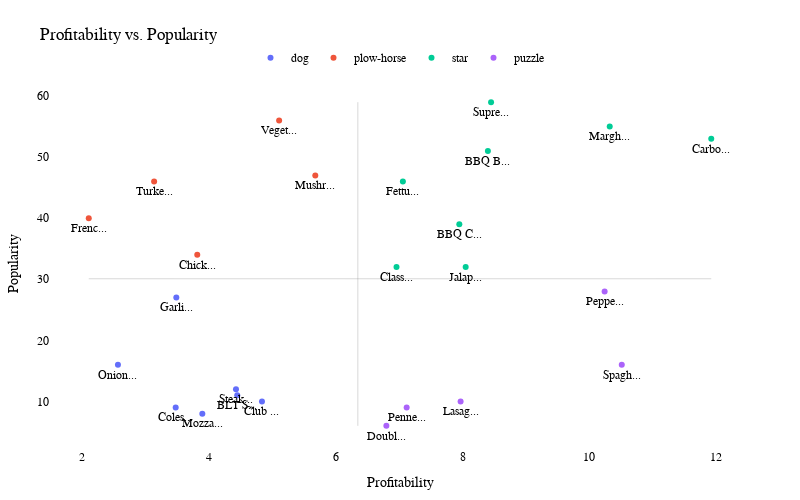

Source (notebook cell):
### Markdown cell above
# Visualization 2

### Code cell
import plotly.express as px

# Define thresholds for profitability and popularity
profitability_threshold = df['contribution_margin'].mean()
popularity_threshold = df['number_sold'].mean()

# Assign labels based on profitability and popularity categories
df['label'] = ''
df.loc[(df['contribution_margin'] > profitability_threshold) & (df['number_sold'] > popularity_threshold), 'label'] = 'star'
df.loc[(df['contribution_margin'] > profitability_threshold) & (df['number_sold'] <= popularity_threshold), 'label'] = 'puzzle'
df.loc[(df['contribution_margin'] <= profitability_threshold) & (df['number_sold'] > popularity_threshold), 'label'] = 'plow-horse'
df.loc[(df['contribution_margin'] <= profitability_threshold) & (df['number_sold'] <= popularity_threshold), 'label'] = 'dog'

# Abbreviate data point text labels
df['abbreviated_menu_item'] = df['menu_item'].str[:5] + '...'

# Create a scatter plot using Plotly Express
fig = px.scatter(df, x='contribution_margin', y='number_sold', color='label', text='abbreviated_menu_item', size_max=10)

# Customize the plot appearance
fig.update_traces(
    textfont=dict(color='black', size=12),  # Increase the font size
    hovertemplate='<b>%{text}</b>',
    textposition='bottom center'  # Position the text labels at the bottom center
)
fig.update_layout(
    title='Profitability vs. Popularity',
    xaxis_title='Profitability',
    yaxis_title='Popularity',
    width=800,
    height=500,
    template='plotly_white',  # Use a simple white template
    font_family='Arial',
    font_color='black',
    legend=dict(
        orientation='h',
        yanchor='top',
        y=1.1,  # Adjust the position
        xanchor='center',
        x=0.5,
        itemclick=False,
        title=None  # Remove the legend title
    ),
    margin=dict(t=80, b=50, l=50, r=50),
    xaxis=dict(
        zeroline=True,  # Show the x-axis line
        zerolinecolor='gray',  # Set the color of the x-axis line
        zerolinewidth=1,  # Set the width of the x-axis line
        showgrid=False  # Remove the x-axis gridlines
    ),
    yaxis=dict(
        zeroline=True,  # Show the y-axis line
        zerolinecolor='gray',  # Set the color of the y-axis line
        zerolinewidth=1,  # Set the width of the y-axis line
        showgrid=False  # Remove the y-axis gridlines
    ),
    shapes=[
        dict(
            type="line",
            x0=min(df['contribution_margin']),
            y0=df['number_sold'].mean(),
            x1=max(df['contribution_margin']),
            y1=df['number_sold'].mean(),
            line=dict(color='gray', width=1),
            opacity=0.3,
            layer='below'
        ),
        dict(
            type="line",
            x0=df['contribution_margin'].mean(),
            y0=min(df['number_sold']),
            x1=df['contribution_margin'].mean(),
            y1=max(df['number_sold']),
            line=dict(color='gray', width=1),
            opacity=0.3,
            layer='below'
        )
    ]
)

# Show the plot
fig.show()

### Figure 1 — Plotly figure (JSON) as saved in the notebook; plotly's stock layout.template omitted (floating-point values rounded to 4 significant figures)
{"data": [{"hovertemplate": "<b>%{text}</b>", "legendgroup": "dog", "marker": {"color": "#636efa", "symbol": "circle"}, "mode": "markers+text", "name": "dog", "orientation": "v", "showlegend": true, "text": ["Garli...", "Onion...", "Mozza...", "Coles...", "Club ...", "BLT S...", "Steak..."], "textfont": {"color": "black", "size": 12}, "textposition": "bottom center", "type": "scatter", "x": [3.49, 2.57, 3.9, 3.48, 4.84, 4.45, 4.43], "xaxis": "x", "y": [27, 16, 8, 9, 10, 11, 12], "yaxis": "y"}, {"hovertemplate": "<b>%{text}</b>", "legendgroup": "plow-horse", "marker": {"color": "#EF553B", "symbol": "circle"}, "mode": "markers+text", "name": "plow-horse", "orientation": "v", "showlegend": true, "text": ["Frenc...", "Veget...", "Chick...", "Turke...", "Mushr..."], "textfont": {"color": "black", "size": 12}, "textposition": "bottom center", "type": "scatter", "x": [2.11, 5.11, 3.82, 3.14, 5.68], "xaxis": "x", "y": [40, 56, 34, 46, 47], "yaxis": "y"}, {"hovertemplate": "<b>%{text}</b>", "legendgroup": "star", "marker": {"color": "#00cc96", "symbol": "circle"}, "mode": "markers+text", "name": "star", "orientation": "v", "showlegend": true, "text": ["Supre...", "Margh...", "BBQ C...", "Fettu...", "Carbo...", "Jalap...", "Class...", "BBQ B..."], "textfont": {"color": "black", "size": 12}, "textposition": "bottom center", "type": "scatter", "x": [8.45, 10.32, 7.95, 7.06, 11.92, 8.05, 6.96, 8.4], "xaxis": "x", "y": [59, 55, 39, 46, 53, 32, 32, 51], "yaxis": "y"}, {"hovertemplate": "<b>%{text}</b>", "legendgroup": "puzzle", "marker": {"color": "#ab63fa", "symbol": "circle"}, "mode": "markers+text", "name": "puzzle", "orientation": "v", "showlegend": true, "text": ["Peppe...", "Spagh...", "Lasag...", "Penne...", "Doubl..."], "textfont": {"color": "black", "size": 12}, "textposition": "bottom center", "type": "scatter", "x": [10.24, 10.51, 7.97, 7.12, 6.8], "xaxis": "x", "y": [28, 16, 10, 9, 6], "yaxis": "y"}], "layout": {"font": {"color": "black", "family": "Arial"}, "height": 500, "legend": {"itemclick": false, "orientation": "h", "title": {}, "tracegroupgap": 0, "x": 0.5, "xanchor": "center", "y": 1.1, "yanchor": "top"}, "margin": {"b": 50, "l": 50, "r": 50, "t": 80}, "shapes": [{"layer": "below", "line": {"color": "gray", "width": 1}, "opacity": 0.3, "type": "line", "x0": 2.11, "x1": 11.92, "y0": 30.08, "y1": 30.08}, {"layer": "below", "line": {"color": "gray", "width": 1}, "opacity": 0.3, "type": "line", "x0": 6.351, "x1": 6.351, "y0": 6, "y1": 59}], "title": {"text": "Profitability vs. Popularity"}, "width": 800, "xaxis": {"anchor": "y", "autorange": true, "domain": [0, 1], "range": [1.499, 12.53], "showgrid": false, "title": {"text": "Profitability"}, "type": "linear", "zeroline": true, "zerolinecolor": "gray", "zerolinewidth": 1}, "yaxis": {"anchor": "x", "autorange": true, "domain": [0, 1], "range": [2.373, 62.63], "showgrid": false, "title": {"text": "Popularity"}, "type": "linear", "zeroline": true, "zerolinecolor": "gray", "zerolinewidth": 1}}}
